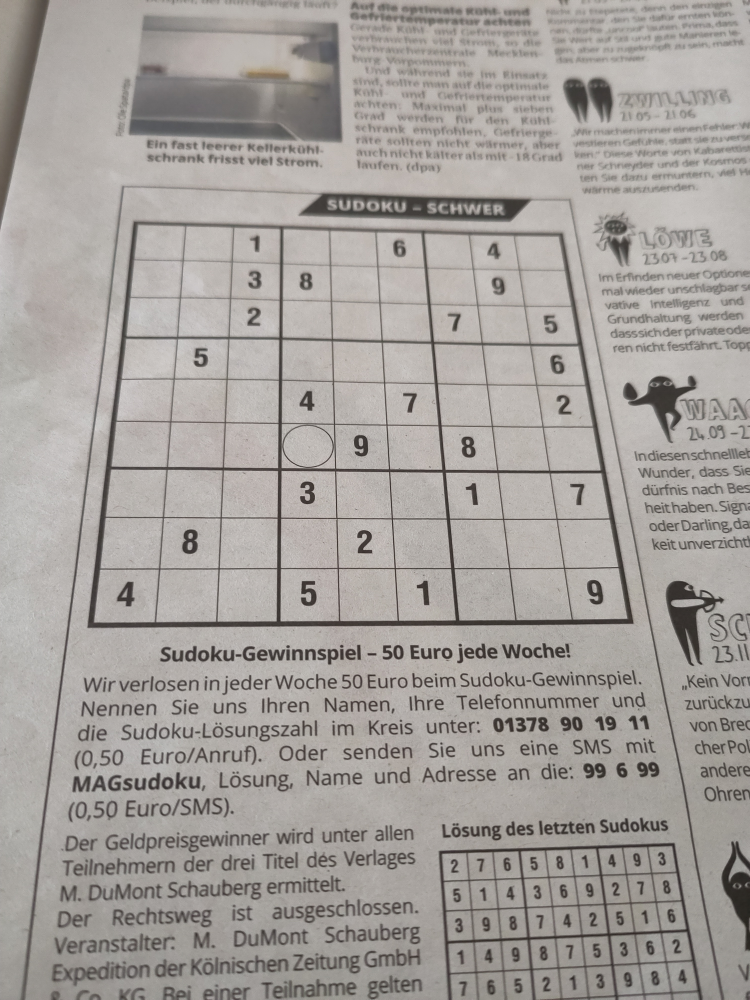
#> input picture old_version/assets/Sudoku_angle.jpg, 3000 x 4000 px (shown at 1/4 size)
$ python image_reading.py
#> lines starting #> are read from the running program, lines starting #| are printed output that depends on the picture; after the words box and inside, x2 and y2 are one past the last pixel; in counts of white or black regions, pixels touching at a corner belong together
### old_version/src/thresholding.py
import matplotlib.pyplot as plt
import cv2 as cv

def Threshold_Demo(img):
    """
    input a greyscaled image
    """
    img = img.copy()

    thresh = img.mean()-30
    y,x = img.shape
    for i in range(y):
        for j in range(x):
            if img[i,j]>thresh:
                img[i,j]= 255
            else:
                img[i,j]=0
    return img

### old_version/src/image_reading.py
import os

import cv2 as cv #pip install opencv-python
import numpy as np
import matplotlib.pyplot as plt


from src.thresholding import Threshold_Demo
from config.definitions import ASSET_PATH

asset_path = ASSET_PATH

def load_image(filename):
#> called with filename = 'Sudoku_angle.jpg'
    new_path = os.path.join(asset_path, filename)
    return cv.imread(new_path,0)
#> returned value: shape (4000, 3000); min 21, max 230, mean 160.8

def show_image(img):
    cv.imshow("Bild",img)
    cv.waitKey()

def crop_image(image, x,y):
#> called with x = (500, 3500), y = (0, 3000)
    x1,x2 = x
    y1,y2 = y
    return image[x1:x2,y1:y2]
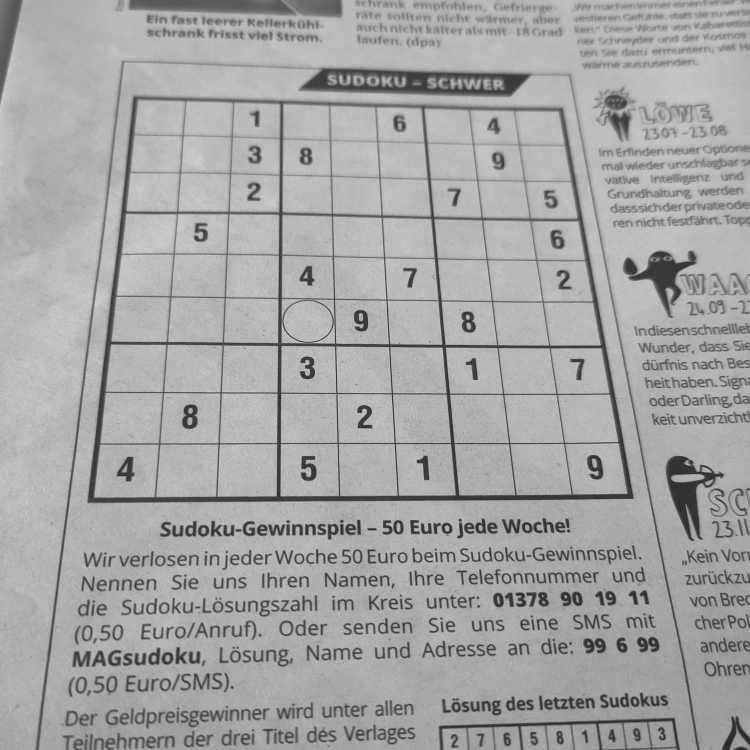
#> returned value: shape (3000, 3000) (shown at 1/4 size); min 21, max 230, mean 164.9

def resize_image(image):
    return cv.resize(image, (400,400))
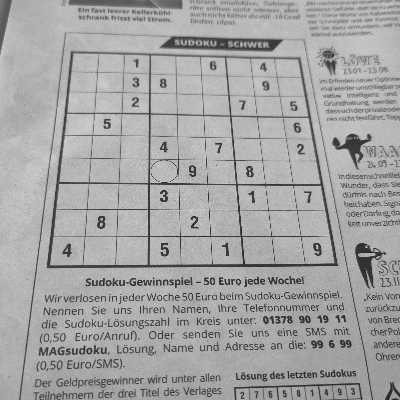
#> returned value: shape (400, 400); min 35, max 212, mean 164.7

def edge_detection(img, detector):
    if detector == 'sobelx':
        return cv.Sobel(img,cv.CV_64F,1,0,ksize=5)
    elif detector == 'sobely':
        return cv.Sobel(img,cv.CV_64F,1,0,ksize=5)
    elif detector == 'canny':
        return cv.Canny(img,50,150,None,3)

def write_img(file_name, img):
    new_path = os.path.join(asset_path, file_name)
    cv.imwrite(f"assets/{file_name}",img)

def center_sudoku(img):
    img = crop_image(img,(500,3500),(0,3000))
    img = resize_image(img)
    return img

def line_detection(edges, img):
    lines = cv.HoughLines(edges, 1, np.pi / 180,120,None,0,0)
    for line in lines:
        rho, theta = line[0]
        a = np.cos(theta)
        b= np.sin(theta)
        x0 = a*rho
        y0 = b*rho
        pt1 = (int(x0 + 1000*(-b)),int(y0 + 1000*(a)))
        pt2 = (int(x0 -1000*(-b)),int(y0 -1000 *(a)))

        cv.line(img, pt1,pt2,(0,0,255),2)
    cv.imshow("Lines", img)
    cv.waitKey()

def main():
    img = load_image("Sudoku_front.jpg")
    img = center_sudoku(img)

    img = Threshold_Demo(img)
    show_image(img)

    edges = cv.Canny(img,50,150,None, 3)
    line_detection(edges,img)
    return img


if __name__=="__main__":
    img = load_image("Sudoku_angle.jpg")
    img = center_sudoku(img)

    img = Threshold_Demo(img)
#> in Threshold_Demo, `thresh = img.mean()-30`: thresh = 134.7
#> after the loop in Threshold_Demo, `for i in range(y):`:
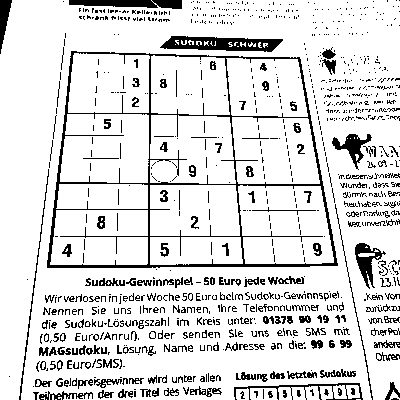
#> img: shape (400, 400); 86.4% white; black in thin lines or dots
    show_image(img)
    sobelx = cv.Sobel(img,cv.CV_8U,1,0,ksize=5)
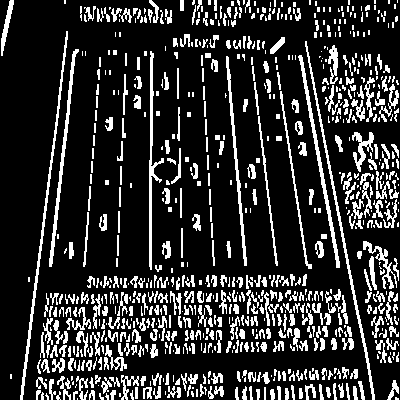
#> sobelx: shape (400, 400); 19.2% white; 802 white regions (355 under 20 px), largest, box (x1, y1, x2, y2) and area: (20, 31, 68, 400) 991, (305, 41, 375, 400) 972, (298, 55, 340, 268) 790
    sobely = cv.Sobel(img,cv.CV_8U,0,1,ksize=5)
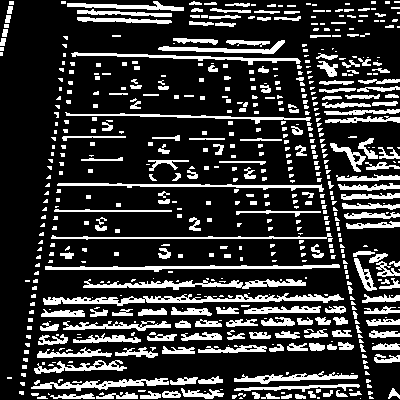
#> sobely: shape (400, 400); 21% white; 599 white regions (362 under 20 px), largest, box (x1, y1, x2, y2) and area: (43, 293, 344, 306) 1543, (83, 279, 306, 290) 1073, (45, 264, 340, 272) 961

    edges = cv.Canny(img,50,150,None, 3)
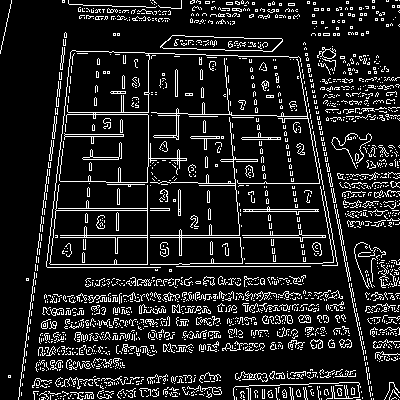
#> edges: shape (400, 400); 12.5% white in thin lines or dots
    line_detection(edges,img)
#> in line_detection, `lines = cv.HoughLines(edges, 1, np.pi / 180,120,None,0,0)`: lines = 54 rows, first 8: [237, 1.57], [235, 1.57], [-218, 3.05], [-289, 2.95], [-291, 2.95], [394, 1.54], [110, 1.59], [-283, 2.97]
#> the loop in line_detection, `for line in lines:` made 54 passes
#> (rho, theta, a, b, x0, y0, pt1, pt2) on passes 1 to 10: (237, 1.57, -4.37e-08, 1, -1.04e-05, 237, (-1000, 236), (999, 237)), (235, 1.57, -4.37e-08, 1, -1.03e-05, 235, (-1000, 234), (999, 235)), (-218, 3.05, -0.996, 0.0872, 217.2, -19, (130, -1015), (304, 977)), (-289, 2.95, -0.982, 0.191, 283.7, -55.14, (92, -1036), (474, 926)), (-291, 2.95, -0.982, 0.191, 285.7, -55.53, (94, -1037), (476, 926)), (394, 1.54, 0.0349, 0.999, 13.75, 393.8, (-985, 428), (1013, 358)), (110, 1.59, -0.0175, 1, -1.92, 110, (-1001, 92), (997, 127)), (-283, 2.97, -0.985, 0.174, 278.7, -49.14, (105, -1033), (452, 935)), (67, 0.122, 0.993, 0.122, 66.5, 8.17, (-55, 1000), (188, -984)), (183, 1.57, -4.37e-08, 1, -8e-06, 183, (-1000, 182), (999, 183))
#> after the loop in line_detection, `for line in lines:`:
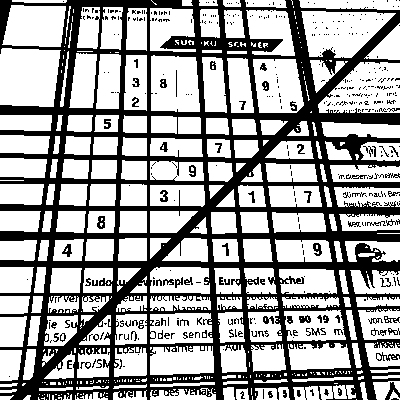
#> img: shape (400, 400); 63% white; 426 black regions (345 under 20 px), largest, box (x1, y1, x2, y2) and area: (0, 0, 400, 400) 54847, (385, 382, 400, 400) 104, (376, 352, 400, 361) 92
